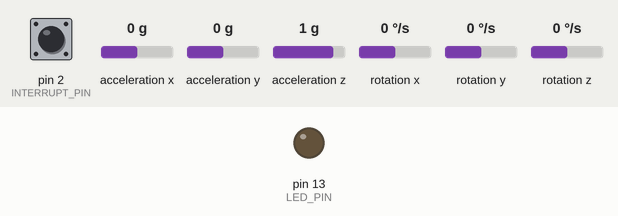
The sketch below on a simulated Arduino Uno, built with avr-gcc and run on an emulated ATmega328P. Shown: output pins drawn as LEDs (lit = HIGH). Dashed ring = blinking. The test bench sets the inputs (shaded band); at power-on: pin 2 (INTERRUPT_PIN) LOW, acceleration x 0 g, acceleration y 0 g, acceleration z 1 g, rotation x 0 °/s, rotation y 0 °/s, rotation z 0 °/s. The sensor or clock chip raises its interrupt line as the real part does; what the sketch prints to the serial monitor is not drawn.

Above: at 0.1 s.
At 0.69 s:
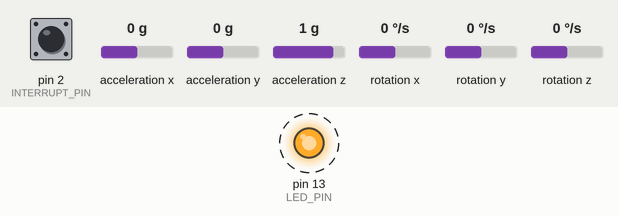
At 81.4 s:
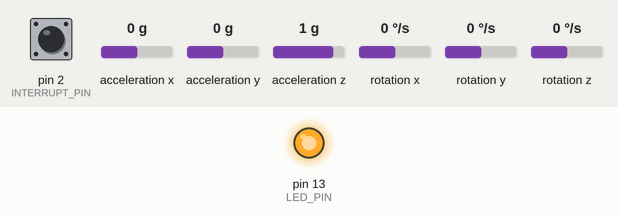
Timing chart, 0 to 81.7 s (numbered marks = the images above):
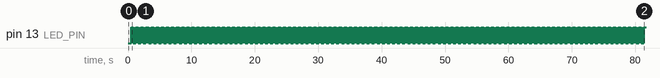

The sketch:

transmitter.ino
```cpp
// I2Cdev and MPU6050 must be installed as libraries, or else the .cpp/.h files
// for both classes must be in the include path of your project
#include "I2Cdev.h"
#include "MPU6050_6Axis_MotionApps20.h"
// Arduino Wire library is required if I2Cdev I2CDEV_ARDUINO_WIRE implementationis used in I2Cdev.h
#include "Wire.h"

#include <SoftwareSerial.h>
SoftwareSerial BTSerial(10, 11); // CONNECT BT RX PIN TO ARDUINO 11 PIN | CONNECT BT TX PIN TO ARDUINO 10 PIN

#define OUTPUT_READABLE_YAWPITCHROLL
#define INTERRUPT_PIN 2  // use pin 2 on Arduino Uno & most boards
#define LED_PIN 13 // (Arduino is 13, Teensy is 11, Teensy++ is 6)

MPU6050 mpu;
bool blinkState = false;

// MPU control/status vars
bool dmpReady = false;  // set true if DMP init was successful
uint8_t mpuIntStatus;   // holds actual interrupt status byte from MPU
uint8_t devStatus;      // return status after each device operation (0 = success, !0 = error)
uint16_t packetSize;    // expected DMP packet size (default is 42 bytes)
uint16_t fifoCount;     // count of all bytes currently in FIFO
uint8_t fifoBuffer[64]; // FIFO storage buffer

// orientation/motion vars
Quaternion q;           // [w, x, y, z]         quaternion container
VectorFloat gravity;    // [x, y, z]            gravity vector
float ypr[3];           // [yaw, pitch, roll]   yaw/pitch/roll container and gravity vector
float pitch = 0;
float roll = 0;
float yaw = 0;
int x;
int y;

// ================================================================
// ===               INTERRUPT DETECTION ROUTINE                ===
// ================================================================

volatile bool mpuInterrupt = false;     // indicates whether MPU interrupt pin has gone high
void dmpDataReady() {
  mpuInterrupt = true;
}


// ================================================================
// ===                      INITIAL SETUP                       ===
// ================================================================

void setup() {
  // join I2C bus (I2Cdev library doesn't do this automatically)
#if I2CDEV_IMPLEMENTATION == I2CDEV_ARDUINO_WIRE
  Wire.begin();
  Wire.setClock(400000); // 400kHz I2C clock. Comment this line if having compilation difficulties
#elif I2CDEV_IMPLEMENTATION == I2CDEV_BUILTIN_FASTWIRE
  Fastwire::setup(400, true);
#endif

  // initialize serial communication
  // (115200 chosen because it is required for Teapot Demo output, but it's
  // really up to you depending on your project)
  Serial.begin(115200);
  BTSerial.begin(38400);  // HC-05 default speed in AT command more

  while (!Serial); // wait for Leonardo enumeration, others continue immediately

  // NOTE: 8MHz or slower host processors, like the Teensy @ 3.3V or Arduino
  // Pro Mini running at 3.3V, cannot handle this baud rate reliably due to
  // the baud timing being too misaligned with processor ticks. You must use
  // 38400 or slower in these cases, or use some kind of external separate
  // crystal solution for the UART timer.

  // initialize device
  Serial.println(F("Initializing I2C devices..."));
  mpu.initialize();
  pinMode(INTERRUPT_PIN, INPUT);

  // verify connection
  Serial.println(F("Testing device connections..."));
  Serial.println(mpu.testConnection() ? F("MPU6050 connection successful") : F("MPU6050 connection failed"));

  // load and configure the DMP
  Serial.println(F("Initializing DMP..."));
  devStatus = mpu.dmpInitialize();

  // supply your own gyro offsets here, scaled for min sensitivity
  mpu.setXGyroOffset(126);
  mpu.setYGyroOffset(57);
  mpu.setZGyroOffset(-69);
  mpu.setZAccelOffset(1869); // 1688 factory default for my test chip

  // make sure it worked (returns 0 if so)
  if (devStatus == 0) {
    // turn on the DMP, now that it's ready
    Serial.println(F("Enabling DMP..."));
    mpu.setDMPEnabled(true);

    // enable Arduino interrupt detection
    Serial.println(F("Enabling interrupt detection (Arduino external interrupt 0)..."));
    attachInterrupt(digitalPinToInterrupt(INTERRUPT_PIN), dmpDataReady, RISING);
    mpuIntStatus = mpu.getIntStatus();

    // set our DMP Ready flag so the main loop() function knows it's okay to use it
    Serial.println(F("DMP ready! Waiting for first interrupt..."));
    dmpReady = true;

    // get expected DMP packet size for later comparison
    packetSize = mpu.dmpGetFIFOPacketSize();
  } else {
    // ERROR!
    // 1 = initial memory load failed
    // 2 = DMP configuration updates failed
    // (if it's going to break, usually the code will be 1)
    Serial.print(F("DMP Initialization failed (code "));
    Serial.print(devStatus);
    Serial.println(F(")"));
  }

  // configure LED for output
  pinMode(LED_PIN, OUTPUT);
}


// ================================================================
// ===                    MAIN PROGRAM LOOP                     ===
// ================================================================

void loop() {
  // if programming failed, don't try to do anything
  if (!dmpReady) return;

  // wait for MPU interrupt or extra packet(s) available
  while (!mpuInterrupt && fifoCount < packetSize) {
    // other program behavior stuff here
    // .
    // .
    // .
    // if you are really paranoid you can frequently test in between other
    // stuff to see if mpuInterrupt is true, and if so, "break;" from the
    // while() loop to immediately process the MPU data
    // .
    // .
    // .
  }

  // reset interrupt flag and get INT_STATUS byte
  mpuInterrupt = false;
  mpuIntStatus = mpu.getIntStatus();

  // get current FIFO count
  fifoCount = mpu.getFIFOCount();

  // check for overflow (this should never happen unless our code is too inefficient)
  if ((mpuIntStatus & 0x10) || fifoCount == 1024) {
    // reset so we can continue cleanly
    mpu.resetFIFO();
    Serial.println(F("FIFO overflow!"));

    // otherwise, check for DMP data ready interrupt (this should happen frequently)
  } else if (mpuIntStatus & 0x02) {
    // wait for correct available data length, should be a VERY short wait
    while (fifoCount < packetSize) fifoCount = mpu.getFIFOCount();

    // read a packet from FIFO
    mpu.getFIFOBytes(fifoBuffer, packetSize);

    // track FIFO count here in case there is > 1 packet available
    // (this lets us immediately read more without waiting for an interrupt)
    fifoCount -= packetSize;

#ifdef OUTPUT_READABLE_YAWPITCHROLL
    // display Euler angles in degrees
    mpu.dmpGetQuaternion(&q, fifoBuffer);
    mpu.dmpGetGravity(&gravity, &q);
    mpu.dmpGetYawPitchRoll(ypr, &q, &gravity);

    yaw = ypr[0] * 180 / M_PI;
    pitch = ypr[1] * 180 / M_PI;
    roll = ypr[2] * 180 / M_PI;

    if (roll > -100 && roll < 100)
      x = map (roll, -100, 100, 0, 100);

    if (pitch > -100 && pitch < 100)
      y = map (pitch, -100, 100, 100, 200);

    Serial.print(x);
    Serial.print("\t");
    Serial.println(y);

    if((x>=45 && x<=55) && (y>=145 && y <=155)){
      BTSerial.write('S');
    }else if(x>60){
      BTSerial.write('R');
    }else if(x<40){
      BTSerial.write('L');
    }else if(y>160){
      BTSerial.write('B');
    }else if(y<140){
      BTSerial.write('F');
    }
#endif

    // blink LED to indicate activity
    blinkState = !blinkState;
    digitalWrite(LED_PIN, blinkState);
  }
}
```

Measured:
- by itself, pin 13 (LED_PIN): alternates HIGH for 0.01 s and LOW for 0.01 s
